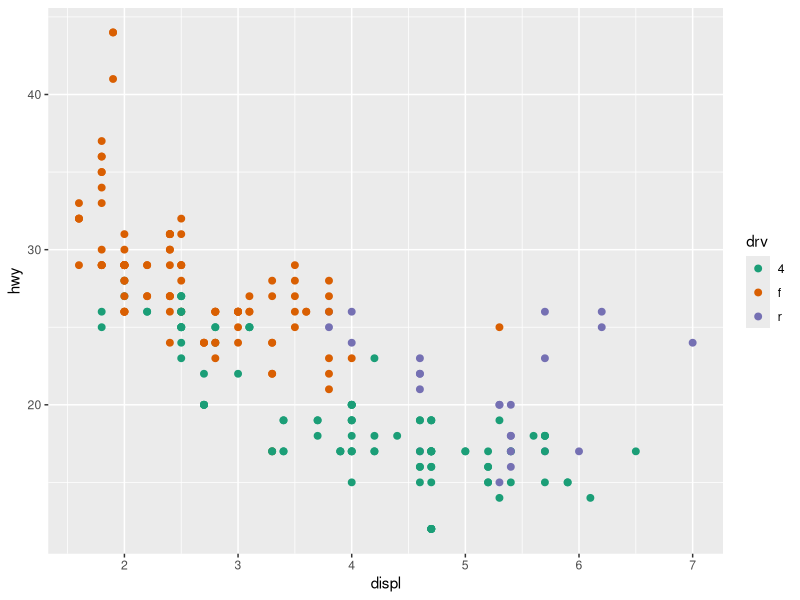
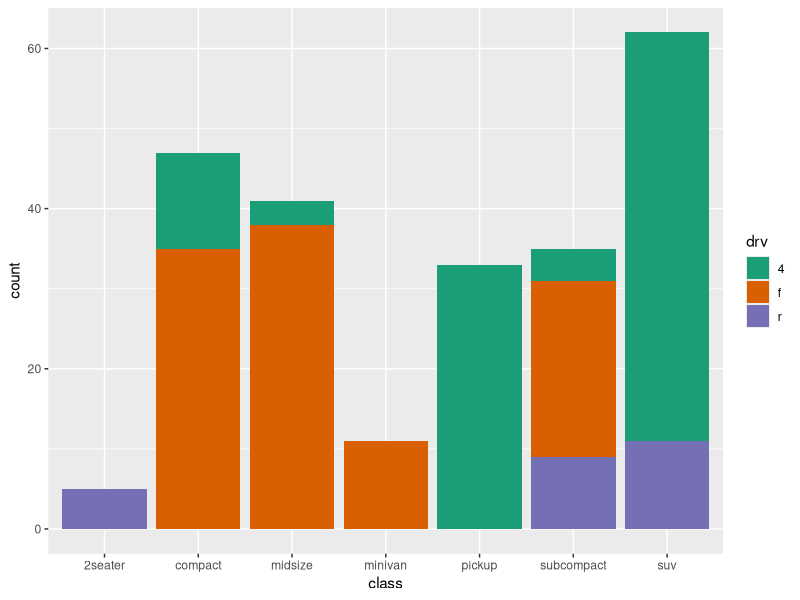
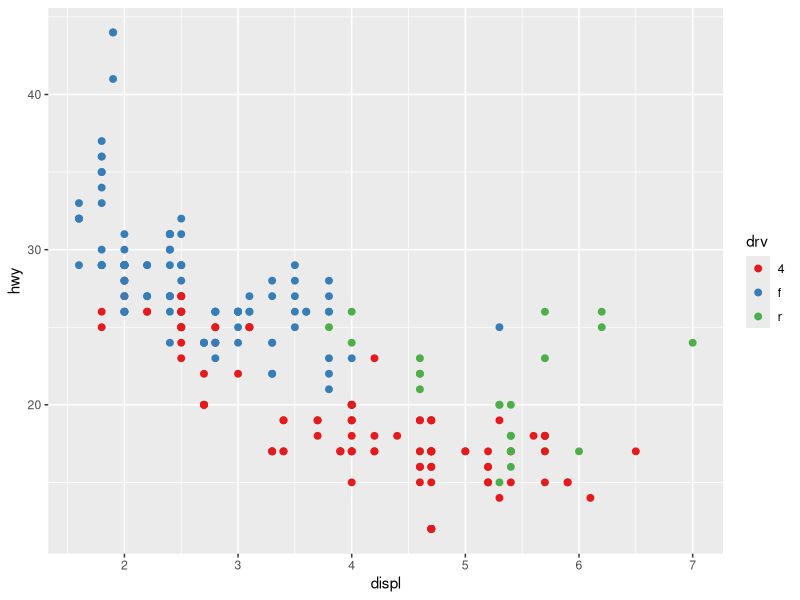
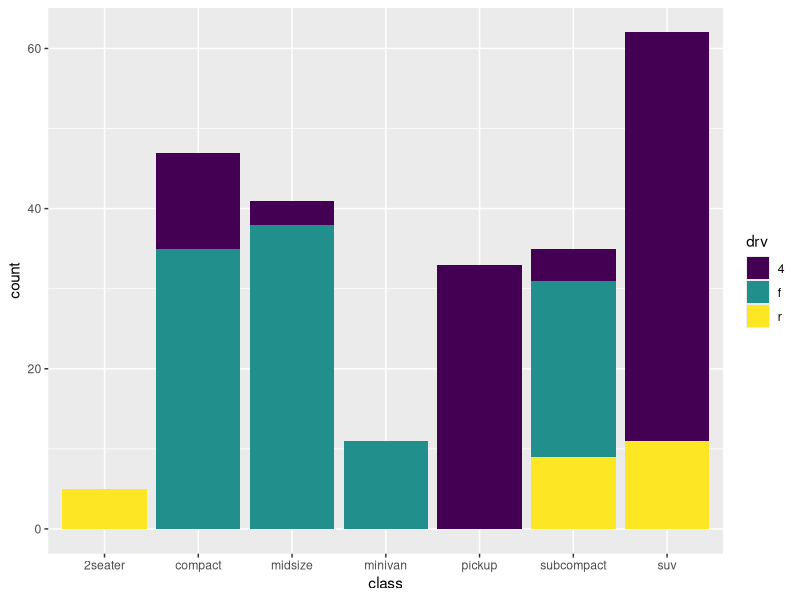
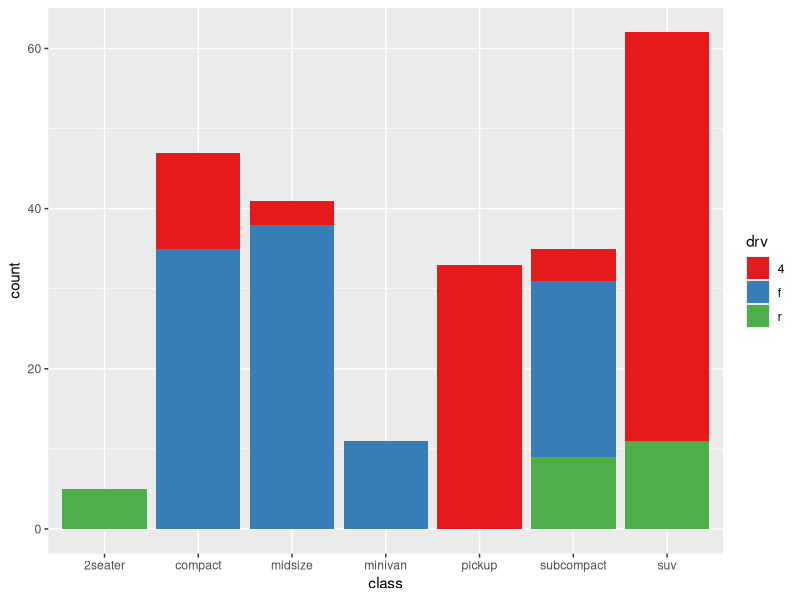
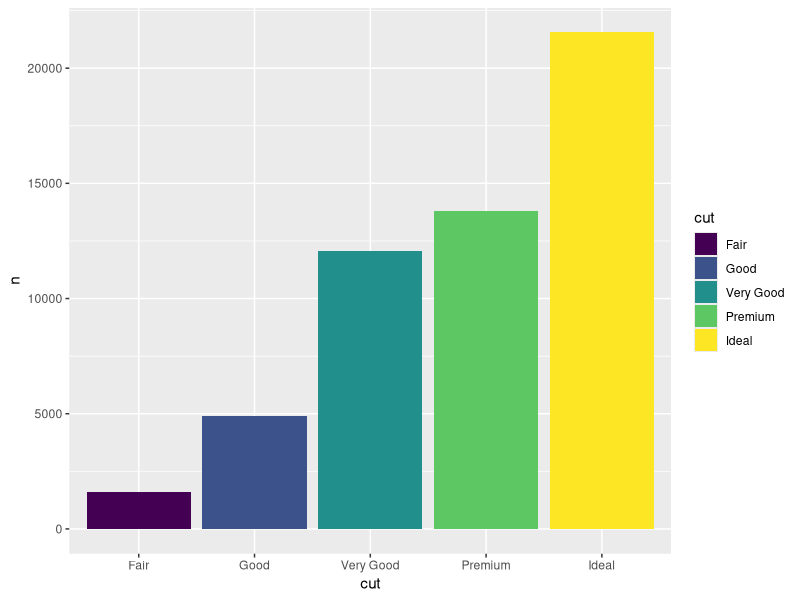
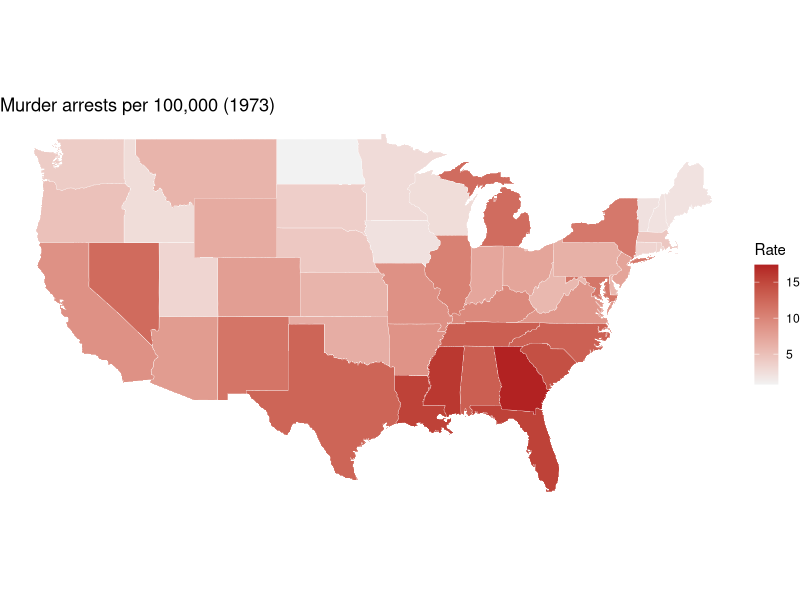
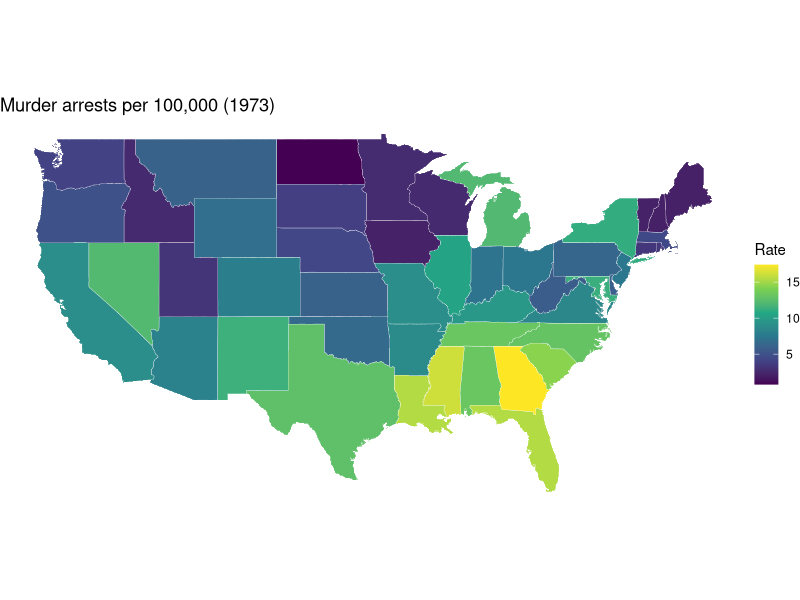

Reproduce these figures in R, in order.
## ---- chunk 1
#| message: false
library(tidyverse)
## ---- chunk 2
drv_colours <- c("4" = "#1b9e77", "f" = "#d95f02", "r" = "#7570b3")

ggplot(mpg, aes(x = displ, y = hwy, colour = drv)) +
  geom_point(size = 2) +
  scale_colour_manual(values = drv_colours)
## ---- chunk 3
ggplot(mpg, aes(x = class, fill = drv)) +
  geom_bar() +
  scale_fill_manual(values = drv_colours)
## ---- chunk 4
ggplot(mpg, aes(x = displ, y = hwy, colour = drv)) +
  geom_point(size = 2) +
  scale_colour_brewer(palette = "Set1")
## ---- chunk 5
ggplot(mpg, aes(x = class, fill = drv)) +
  geom_bar() +
  scale_fill_viridis_d()
## ---- chunk 6
ggplot(mpg, aes(x = class, fill = drv)) +
  geom_bar() +
  scale_fill_brewer(palette = "Set1") 
## ---- chunk 7
diamonds_cut_counts <- diamonds %>% count(cut)

ggplot(diamonds_cut_counts, aes(x = cut, y = n, fill = cut)) +
  geom_col() +
  scale_fill_ordinal()
## ---- chunk 8
#| message: false
library(maps)

arrests <- USArrests %>%
  rownames_to_column("state") %>%
  mutate(
    state       = tolower(state),
    murder_diff = Murder - mean(Murder)
  )

arrests_map <- map_data("state") %>%
  left_join(arrests, by = c("region" = "state"))
## ---- chunk 9
ggplot(arrests_map, aes(x = long, y = lat, group = group, fill = Murder)) +
  geom_polygon(colour = "white", linewidth = 0.1) +
  coord_quickmap() +
  scale_fill_gradient(low = "grey95", high = "firebrick") +
  theme_void() +
  labs(title = "Murder arrests per 100,000 (1973)", fill = "Rate")
## ---- chunk 10
ggplot(arrests_map, aes(x = long, y = lat, group = group, fill = Murder)) +
  geom_polygon(colour = "white", linewidth = 0.1) +
  coord_quickmap() +
  scale_fill_viridis_c() +
  theme_void() +
  labs(title = "Murder arrests per 100,000 (1973)", fill = "Rate")
## ---- chunk 11
ggplot(arrests_map, aes(x = long, y = lat, group = group, fill = Murder)) +
  geom_polygon(colour = "white", linewidth = 0.1) +
  coord_quickmap() +
  scale_fill_viridis_b(n.breaks = 5) +
  theme_void() +
  labs(title = "Murder arrests per 100,000 (1973)", fill = "Rate")
## ---- chunk 12
ggplot(arrests_map, aes(x = long, y = lat, group = group, fill = Murder)) +
  geom_polygon(colour = "white", linewidth = 0.1) +
  coord_quickmap() +
  scale_fill_fermenter(palette = "Blues", direction = 1, n.breaks = 5) +
  theme_void() +
  labs(title = "Murder arrests per 100,000 (1973)", fill = "Rate")
## ---- chunk 13
ggplot(arrests_map, aes(x = long, y = lat, group = group, fill = murder_diff)) +
  geom_polygon(colour = "white", linewidth = 0.1) +
  coord_quickmap() +
  scale_fill_gradient2(low = "steelblue", mid = "grey95", high = "firebrick", midpoint = 0) +
  theme_void() +
  labs(title = "Murder rate vs. national average (1973)", fill = "Deviation")
## ---- chunk 14
murder_diff_extent <- max(abs(arrests_map$murder_diff), na.rm = TRUE)

ggplot(arrests_map, aes(x = long, y = lat, group = group, fill = murder_diff)) +
  geom_polygon(colour = "white", linewidth = 0.1) +
  coord_quickmap() +
  theme_void() +
  scale_fill_distiller(
    palette = "RdBu",
    direction = 1,
    limits   = c(-murder_diff_extent, murder_diff_extent)
  ) +
  labs(title = "Murder rate vs. national average (1973)", fill = "Deviation")
## ---- chunk 15
#| fig.height: 10
RColorBrewer::display.brewer.all()
## ---- chunk 16
viridis_options <- c("viridis", "magma", "inferno", "plasma", "cividis", "mako", "rocket", "turbo")

viridis_swatches <- map_dfr(viridis_options, function(opt) {
  tibble(
    option   = opt,
    position = 1:20,
    colour   = viridisLite::viridis(20, option = opt)
  )
})

ggplot(viridis_swatches, aes(x = position, y = option, fill = colour)) +
  geom_tile() +
  scale_fill_identity() +
  labs(x = NULL, y = NULL, title = "Viridis colourmap options") +
  theme_minimal()
